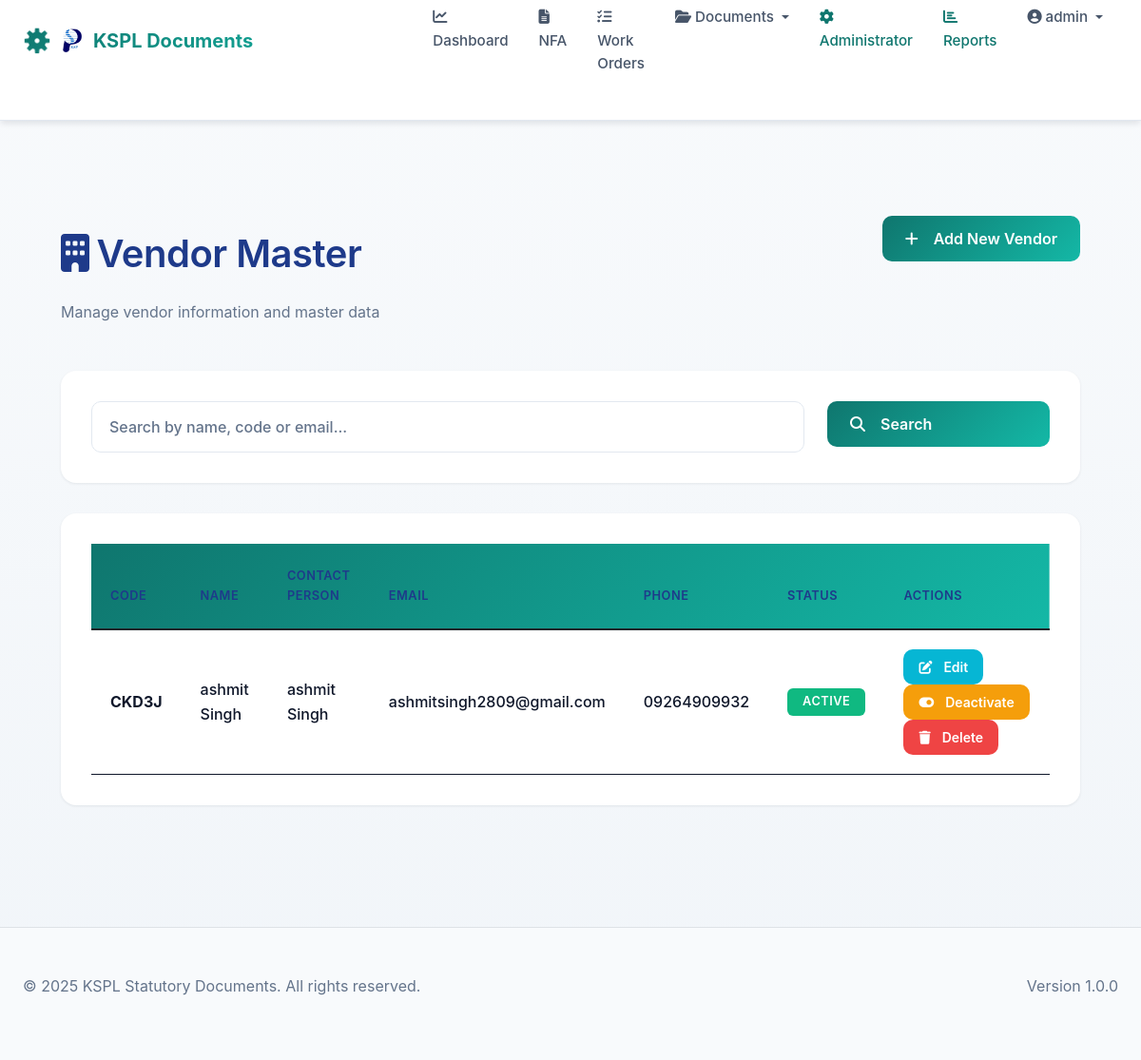
Screenshot of /admin/vendors (signed in) with the database file from the repository.
### models/__init__.py (models this page shows, shortened)
class User(UserMixin, db.Model):
    __tablename__ = 'users'
    id = db.Column(db.Integer, primary_key=True)
    username = db.Column(db.String(120), unique=True, nullable=False)
    email = db.Column(db.String(120), unique=True, nullable=False)
    password_hash = db.Column(db.String(255), nullable=False)
    first_name = db.Column(db.String(120))
    last_name = db.Column(db.String(120))
    department_id = db.Column(db.Integer, db.ForeignKey('departments.id'))
    is_active = db.Column(db.Boolean, default=True)
    created_at = db.Column(db.DateTime, default=datetime.utcnow)
    roles = db.relationship('Role', secondary='user_roles', backref=db.backref('users', lazy='dynamic'))
    department = db.relationship('Department', backref='users')
    def has_role(self, role_name):
        return any(role.name == role_name for role in self.roles)

class Vendor(db.Model):
    __tablename__ = 'vendors'
    id = db.Column(db.Integer, primary_key=True)
    code = db.Column(db.String(120), unique=True, nullable=False)
    name = db.Column(db.String(255), nullable=False)
    contact_person = db.Column(db.String(255))
    email = db.Column(db.String(120))
    phone = db.Column(db.String(20))
    address = db.Column(db.Text)
    city = db.Column(db.String(120))
    state = db.Column(db.String(120))
    country = db.Column(db.String(120))
    is_active = db.Column(db.Boolean, default=True)
    created_at = db.Column(db.DateTime, default=datetime.utcnow)
    updated_at = db.Column(db.DateTime, default=datetime.utcnow, onupdate=datetime.utcnow)
    work_orders = db.relationship('WorkOrder', backref='vendor', lazy=True)

### routes/admin.py (the view)
@admin_bp.route('/vendors', methods=['GET'])
@login_required
@require_role('admin')
def vendor_list():
    page = request.args.get('page', 1, type=int)
    search = request.args.get('search', '', type=str)
    query = Vendor.query
    if search:
        query = query.filter(
            (Vendor.name.ilike(f'%{search}%')) |
            (Vendor.code.ilike(f'%{search}%')) |
            (Vendor.email.ilike(f'%{search}%'))
        )
    vendors = query.paginate(page=page, per_page=20)
    return render_template('admin/vendor_list.html', vendors=vendors, search=search)

### utils/__init__.py (called while the page is built)
def require_role(role_name):
    def decorator(f):
        @wraps(f)
        def decorated_function(*args, **kwargs):
            if not current_user.is_authenticated:
                abort(401)
            user_role_names = [role.name for role in current_user.roles]
            if role_name not in user_role_names:
                abort(403)
            return f(*args, **kwargs)
        return decorated_function
    return decorator

### templates/admin/vendor_list.html (shortened to what this page needs)
{% extends "index.html" %}
{% block content %}
<div class="container-fluid mt-4">
    <div class="row mb-4">
        <div class="col-md-8">
            <h1 style="color: #1e3a8a; font-weight: 600;"><i class="fas fa-building me-2"></i>Vendor Master</h1>
            <p class="text-muted">Manage vendor information and master data</p>
        </div>
        <div class="col-md-4 text-end">
            <a href="{{ url_for('admin.vendor_create') }}" class="btn btn-primary">
                <i class="fas fa-plus me-2"></i>Add New Vendor
            </a>
        </div>
    </div>
    <div class="card border-0 shadow-sm mb-4">
        <div class="card-body">
            <form method="GET" class="row">
                <div class="col-md-9">
                    <input type="text" name="search" class="form-control" placeholder="Search by name, code or email..." value="{{ search or '' }}">
                </div>
                <div class="col-md-3">
                    <button type="submit" class="btn btn-primary w-100">
                        <i class="fas fa-search me-2"></i>Search
                    </button>
                </div>
            </form>
        </div>
    </div>
    <div class="card border-0 shadow-sm">
        <div class="card-body">
            <div class="table-responsive">
                <table class="table table-hover mb-0">
                    <thead style="background-color: #f3f4f6;">
                        <tr>
                            <th style="color: #1e3a8a; font-weight: 600;">Code</th>
                            <th style="color: #1e3a8a; font-weight: 600;">Name</th>
                            <th style="color: #1e3a8a; font-weight: 600;">Contact Person</th>
                            <th style="color: #1e3a8a; font-weight: 600;">Email</th>
                            <th style="color: #1e3a8a; font-weight: 600;">Phone</th>
                            <th style="color: #1e3a8a; font-weight: 600;">Status</th>
                            <th style="color: #1e3a8a; font-weight: 600;">Actions</th>
                        </tr>
                    </thead>
                    <tbody>
                        {% if vendors.items %}
                            {% for vendor in vendors.items %}
                            <tr>
                                <td><strong>{{ vendor.code }}</strong></td>
                                <td>{{ vendor.name }}</td>
                                <td>{{ vendor.contact_person or '-' }}</td>
                                <td>{{ vendor.email or '-' }}</td>
                                <td>{{ vendor.phone or '-' }}</td>
                                <td>
                                    {% if vendor.is_active %}
                                        <span class="badge bg-success">Active</span>
                                    {% else %}
                                        <span class="badge bg-secondary">Inactive</span>
                                    {% endif %}
                                </td>
                                <td>
                                    <a href="{{ url_for('admin.vendor_edit', vendor_id=vendor.id) }}" class="btn btn-sm btn-info">
                                        <i class="fas fa-edit me-1"></i>Edit
                                    </a>
                                    <form method="POST" action="{{ url_for('admin.vendor_toggle_active', vendor_id=vendor.id) }}" style="display: inline;">
                                        <button type="submit" class="btn btn-sm btn-warning">
                                            <i class="fas fa-toggle-on me-1"></i>{{ 'Deactivate' if vendor.is_active else 'Activate' }}
                                        </button>
                                    </form>
                                    <form method="POST" action="{{ url_for('admin.vendor_delete', vendor_id=vendor.id) }}" style="display: inline;" onsubmit="return confirm('Are you sure you want to delete this vendor?');">
                                        <button type="submit" class="btn btn-sm btn-danger">
                                            <i class="fas fa-trash me-1"></i>Delete
                                        </button>
                                    </form>
                                </td>
                            </tr>
                            {% endfor %}
                        {% endif %}
                    </tbody>
                </table>
            </div>
        </div>
    </div>
</div>
{% endblock %}

### templates/index.html (shortened to what this page needs)
<!DOCTYPE html>
<html lang="en">
<head>
    <link href="https://cdn.jsdelivr.net/npm/bootstrap@5.1.3/dist/css/bootstrap.min.css" rel="stylesheet">
    <link rel="stylesheet" href="https://cdnjs.cloudflare.com/ajax/libs/font-awesome/6.4.0/css/all.min.css">
    <link rel="stylesheet" href="https://cdnjs.cloudflare.com/ajax/libs/tempusdominus-bootstrap-4/5.39.0/css/tempusdominus-bootstrap-4.min.css" />
    <link rel="stylesheet" href="{{ url_for('static', filename='main.css') }}">
</head>
<body>
    <nav class="navbar navbar-expand-lg navbar-light" style="padding: initial;">
        <div class="container-fluid px-4">
            <a class="navbar-brand d-flex align-items-center" href="{% if current_user.is_authenticated %}{% if current_user.has_role('admin') %}{{ url_for('admin.admin_dashboard') }}{% else %}{{ url_for('main.dashboard') }}{% endif %}{% else %}{{ url_for('auth.login') }}{% endif %}" style="gap: 12px;">
                <img style="max-width: 5%; height: auto;" src="{{ url_for('static', filename='images/ksp-logo.png') }}" alt="KSP Logo" height="40" class="img-fluid">
                <span>KSPL Documents</span>
            </a>
            <div class="collapse navbar-collapse" id="navbarNav">
                <ul class="navbar-nav ms-auto">
                    {% if current_user.is_authenticated %}
                        <li class="nav-item">
                            <a class="nav-link" href="{{ url_for('main.dashboard') }}">
                                <i class="fas fa-chart-line me-1"></i>Dashboard
                            </a>
                        </li>
                        <li class="nav-item">
                            <a class="nav-link" href="{{ url_for('main.nfa_list') }}">
                                <i class="fas fa-file-alt me-1"></i>NFA
                            </a>
                        </li>
                        <li class="nav-item">
                            <a class="nav-link" href="{{ url_for('main.work_order_list') }}">
                                <i class="fas fa-tasks me-1"></i>Work Orders
                            </a>
                        </li>
                        <li class="nav-item dropdown">
                            <a class="nav-link dropdown-toggle" href="#" id="documentsDropdown" role="button" data-bs-toggle="dropdown" aria-expanded="false">
                                <i class="fas fa-folder-open me-1"></i>Documents
                            </a>
                        </li>
                        <li class="nav-item">
                            <a class="nav-link text-primary" href="{{ url_for('admin.admin_dashboard') }}">
                                <i class="fas fa-cog me-1"></i>Administrator
                            </a>
                        </li>
                        <li class="nav-item">
                            <a class="nav-link text-primary" href="{{ url_for('admin.reports') }}">
                                <i class="fas fa-chart-bar me-1"></i>Reports
                            </a>
                        </li>
                        <li class="nav-item dropdown">
                            <a class="nav-link dropdown-toggle" href="#" id="userDropdown" role="button" data-bs-toggle="dropdown" aria-expanded="false">
                                <i class="fas fa-user-circle me-1"></i>{{ current_user.username }}
                            </a>
                        </li>
                    {% else %}
                        <li class="nav-item">
                            <a class="nav-link" href="{{ url_for('auth.login') }}">
                                <i class="fas fa-sign-in-alt me-1"></i>Login
                            </a>
                        </li>
                    {% endif %}
                </ul>
            </div>
        </div>
    </nav>
    <div class="container-fluid">
        {% block content %}{% endblock %}
    </div>
    <footer class="bg-light border-top mt-5 py-4">
        <div class="container-fluid px-4">
            <div class="row">
                <div class="col-md-6">
                    <p class="text-muted mb-0">© 2025 KSPL Statutory Documents. All rights reserved.</p>
                </div>
                <div class="col-md-6 text-md-end">
                    <p class="text-muted mb-0">Version 1.0.0</p>
                </div>
            </div>
        </div>
    </footer>
</body>
</html>

### rows the page displays
User: username "admin"
Vendor: code "CKD3J", name "ashmit Singh", contact_person "ashmit Singh", email "ashmitsingh2809@gmail.com", phone "09264909932", shows "ACTIVE", is_active "Deactivate"
